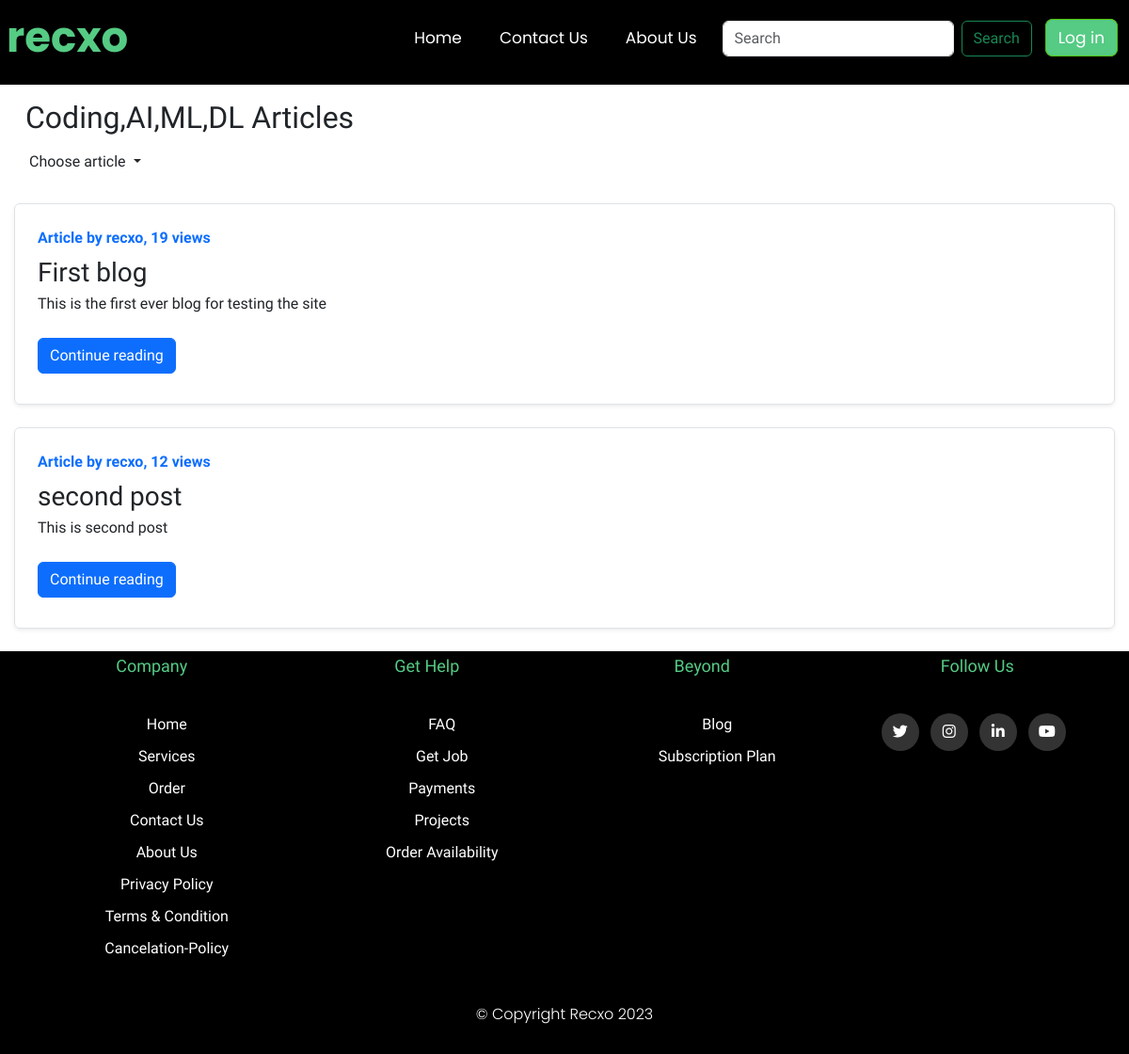
Screenshot of /blog/ with the database file from the repository.
### Blog/models.py (models this page shows, shortened)
class Post(models.Model):
    sno = models.AutoField(primary_key=True)
    title = models.CharField(max_length=200)
    content = models.TextField()
    author = models.CharField(max_length=13)
    slug = models.CharField(max_length=130)
    views= models.IntegerField(default=0)
    timestamp = models.DateTimeField(blank=True)

### Blog/views.py (the view)
# urls.py: path('', views.blogHome,name='blogHome'),
def blogHome(request):
    allPosts = Post.objects.all()
    context = {'allPosts': allPosts}
    return render(request, 'blog/blogHome.html', context)

### templates/blog/blogHome.html (shortened to what this page needs)
{% extends 'blog_base.html' %} {% block title %} blog{% endblock title %}
{% block blogactive %}active{% endblock blogactive %} {% block body %}
<div class="container my-3">
  <span>
    <h2>Coding,AI,ML,DL Articles</h2>
  </span>
  <span>
    <ul class="navbar-nav ml-auto mx-1">
      <li class="nav-item dropdown ">
        <a class="nav-link dropdown-toggle" href="#" role="button" data-bs-toggle="dropdown" aria-expanded="false">
          Choose article
        </a>
      </li>
    </ul>
  </span>
  {% for post in allPosts %}
  <div class="row no-gutters border rounded overflow-hidden flex-md-row mb-4 shadow-sm h-md-250 my-4 position-relative">
    <div class="col p-4 d-flex flex-column position-static">
      <strong class="d-inline-block mb-2 text-primary">Article by {{post.author}}, {{post.views}} views</strong>
      <h3 class="mb-0">{{post.title}}</h3>
      <p class="card-text mb-auto">
          <div class="preview">
          {{post.content|safe| truncatechars:500}}
        </div>
        </p>
      <div class="my-2">
        <a href="/blog/{{post.slug}}" role="button" class="btn btn-primary">Continue reading</a>
      </div>
    </div>
  </div>
  {% endfor %}
</div>
  {% endblock body %}

### static/css/base.css (style rules this page uses)
* { margin: 0; padding: 0; text-decoration: none; list-style: none; box-sizing: border-box; }
body { font-family: 'Oxygen', sans-serif; }
body a { text-decoration: none; }
.container { max-width: 1170px; margin: auto; }
.row { display: flex; flex-wrap: wrap; }

### rows the page displays
Post: author "recxo", views "19", title "First blog", content "This is the first ever blog for testing the site"
Post: author "recxo", views "12", title "second post", content "This is second post"
